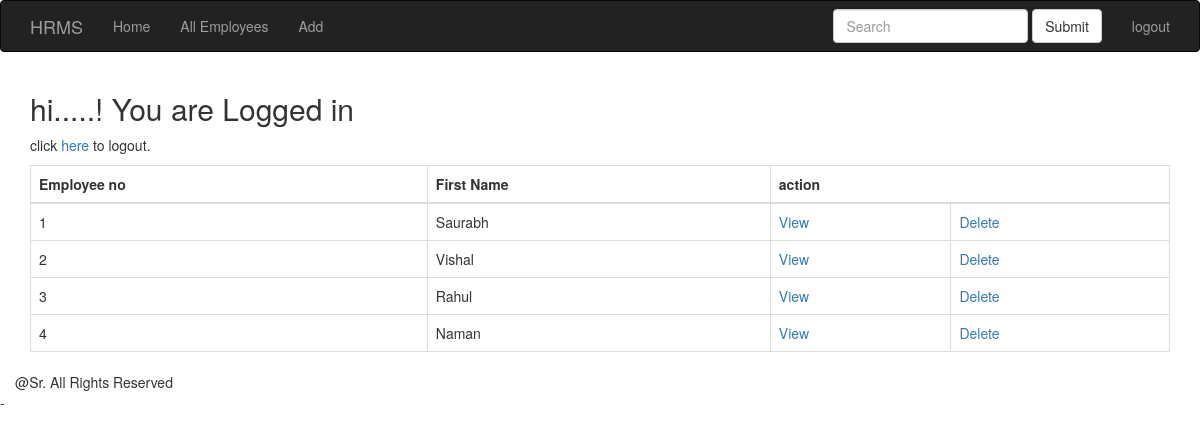
/loggedIn/, run on the app's committed database.
### blogser/models.py (models this page shows, shortened)
class hrms(models.Model):
	EmployeeNo = models.AutoField(primary_key=True)
	FirstName = models.CharField(max_length=15)
	LastName = models.CharField(max_length=15)
	CurrentTime = models.DateTimeField(auto_now=True)
	Address = models.TextField()
	MaritalStatus = models.CharField(max_length=15)
	GradeEmployee = models.CharField(max_length=10)

### blogser/views.py (the view)
# urls.py: url(r'^loggedIn/', include('blogser.urls')),
def loggedIn(request):
	n = hrms.objects.all()
	return render(request,'blogser/home.html',{'fullname':request.user.username, 't':n})

### blogser/templates/blogser/home.html (shortened to what this page needs)
{% extends 'login/header.html' %}
{% block navbar2 %}
<li><a href="{% url 'all' %}">All Employees</a></li>
<li><a href="{% url 'add' %}">Add</a></li>
{% endblock %}
{% block navbar %}
<form class="navbar-form navbar-left" action="/loggedIn/search_query/" method="post">{% csrf_token %}
	<div class="form-group">
	    <input type="text" class="form-control" placeholder="Search" name="search_box" id="search_box">
	</div>
	<button type="submit" class="btn btn-default">Submit</button>
</form>
<li><a href="/logout/">logout</a></li>
{% endblock %}
{% block content %}
<div>
	<h2> hi...{{ fullname }}..! You are Logged in</h2>
	<p>click <a href="/logout/">here</a> to logout.</p>
</div>
<p>
	<table class="table table-bordered">
		<thead>
			<tr>
				<th>Employee no</th>
				<th>First Name</th>
				<th colspan="2">action</th>
			</tr>
		</thead>
		<tbody>
	{% for i in t %}
		<tr>
			<td>{{i.EmployeeNo}}</td>
			<td>{{i.FirstName|title}}</td>
			<td><a href="{% url 'view' i.EmployeeNo %}">View</a></td>
			<td><a href="{% url 'delete' i.EmployeeNo %}">Delete</a></td>
		</tr>
	{% endfor %}
		</tbody>
	</table>
</p>
</div>
{% endblock %}

### data on the page
hrms: EmployeeNo "1", FirstName "Saurabh"
hrms: EmployeeNo "2", FirstName "Vishal"
hrms: EmployeeNo "3", FirstName "Rahul"
hrms: EmployeeNo "4", FirstName "Naman"
